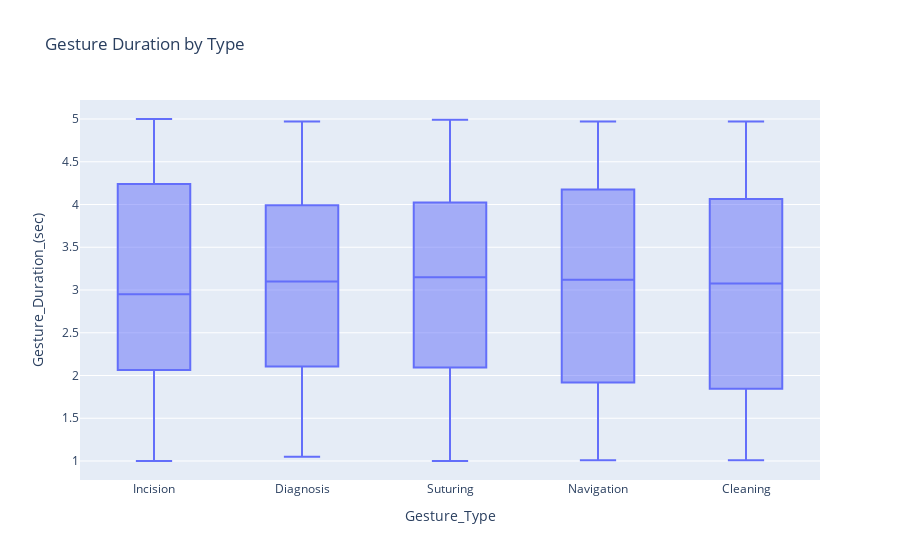

Notebook source saved alongside this figure:
### Markdown cell above
### 2.Average Gesture Duration per Type

### Code cell
fig2 = px.box(dataset, x='Gesture_Type', y='Gesture_Duration_(sec)', title='Gesture Duration by Type')
fig2.show()

### Figure 1 — Plotly figure (JSON) as saved in the notebook; plotly's stock layout.template omitted (floating-point values rounded to 4 significant figures; data arrays with more than 128 entries replaced by an {"elided": "..."} marker saying what was removed)
{"data": [{"alignmentgroup": "True", "hovertemplate": "Gesture_Type=%{x}<br>Gesture_Duration_(sec)=%{y}<extra></extra>", "legendgroup": "", "marker": {"color": "#636efa"}, "name": "", "notched": false, "offsetgroup": "", "orientation": "v", "showlegend": false, "type": "box", "x": {"elided": "1000 str values"}, "x0": " ", "xaxis": "x", "y": {"elided": "1000 float values"}, "y0": " ", "yaxis": "y"}], "layout": {"boxmode": "group", "legend": {"tracegroupgap": 0}, "title": {"text": "Gesture Duration by Type"}, "xaxis": {"anchor": "y", "domain": [0, 1], "title": {"text": "Gesture_Type"}}, "yaxis": {"anchor": "x", "domain": [0, 1], "title": {"text": "Gesture_Duration_(sec)"}}}}
